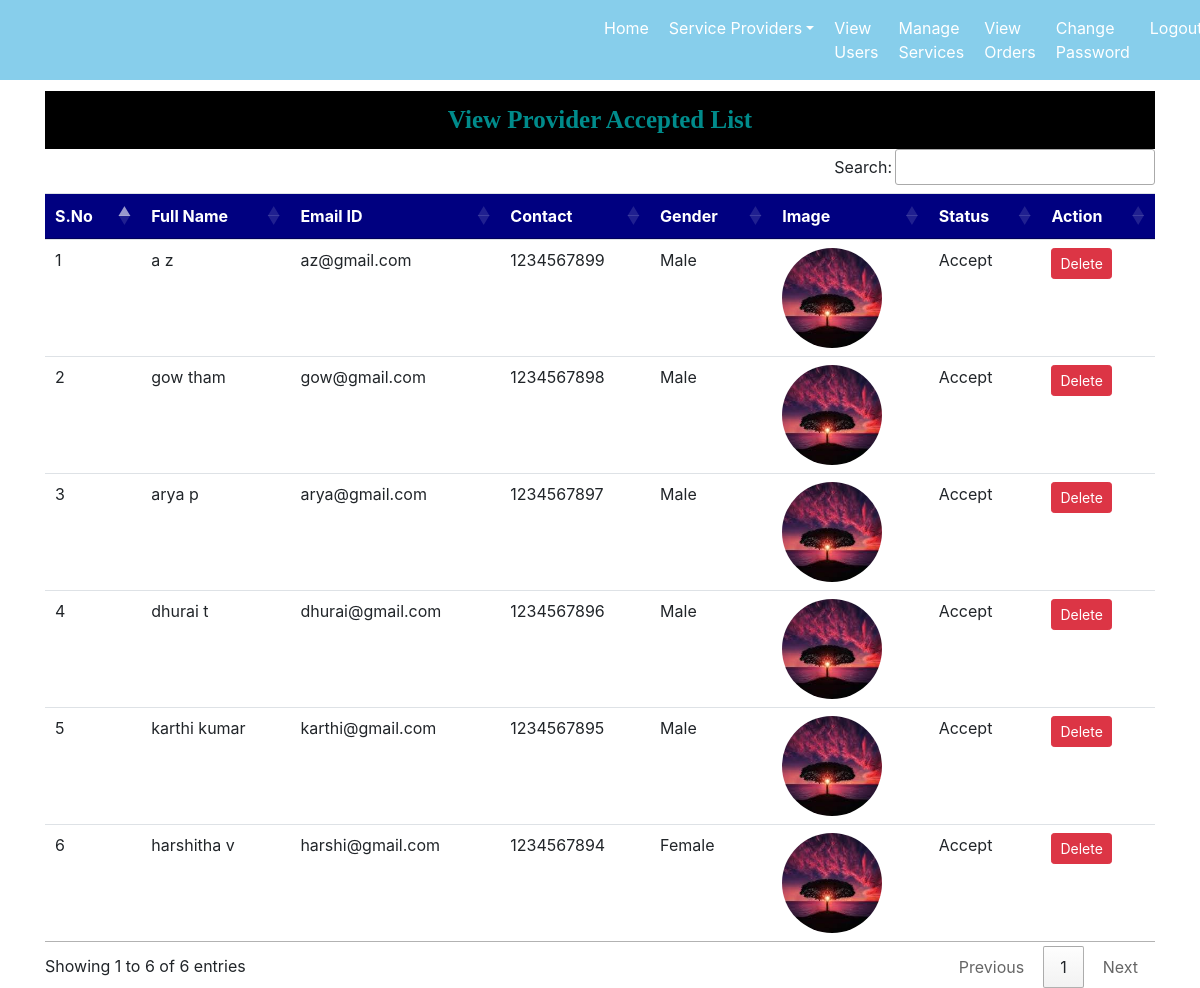
Page /provider_all/ (signed in) on the committed database.
### servicefinder/models.py (models this page shows, shortened)
class Provider(models.Model):
    user = models.ForeignKey(User, on_delete=models.CASCADE, null=True)
    mobile = models.CharField(max_length=15, null=True)
    image = models.FileField(null=True)
    gender = models.CharField(max_length=15, null=True)
    type = models.CharField(max_length=15, null=True)
    status = models.CharField(max_length=15, null=True)

### servicefinder/views.py (the view)
# urls.py: path('provider_all/',provider_all, name='provider_all'),
def provider_all(request):
    if not request.user.is_authenticated:
        return redirect('admin_login')
    data=Provider.objects.all()
    d={'data':data}
    return render(request,'provider_all.html',d)

### servicefinder/templates/provider_all.html (shortened to what this page needs)
{% block body %}
{% include 'admin_navigation.html' %}
{% load static %}
<div class="container">
    <div class="marquee">
        View Provider Accepted List
    </div>
    <table class="table table-hover" id="example">
        <thead>
            <tr class="table-header">
                <th>S.No</th>
                <th>Full Name</th>
                <th>Email ID</th>
                <th>Contact</th>
                <th>Gender</th>
                <th>Image</th>
                <th>Status</th>
                <th>Action</th>
            </tr>
        </thead>
        <tbody>
            {% for i in data %}
                <tr class="table-row">
                    <td>{{ forloop.counter }}</td>
                    <td>{{ i.user.first_name }} {{ i.user.last_name }}</td>
                    <td>{{ i.user.username }}</td>
                    <td>{{ i.mobile }}</td>
                    <td>{{ i.gender }}</td>
                    {% if i.image %}
                        <td><img src="{{ i.image.url }}"></td>
                    {% else %}
                        <td>No image</td>
                    {% endif %}
                    <td>{{ i.status }}</td>
                    <td><a href="{% url 'delete_provider' i.user.id %}" class="btn btn-danger btn-sm">Delete</a></td>
                </tr>
            {% endfor %}
        </tbody>
    </table>
</div>
<link rel="stylesheet" type="text/css" href="https://cdn.datatables.net/1.11.5/css/jquery.dataTables.css">
<link rel="stylesheet" type="text/css" href="https://cdn.datatables.net/buttons/2.2.2/css/buttons.dataTables.min.css">
{% endblock %}

### servicefinder/templates/provider_all.html (style rules this page uses)
.table-header { background-color: #000080; color: white; }
.table-row { background-color: #DEB887; }
.table-row img { width: 100px; height: 100px; border-radius: 50%; }
.marquee { font-family: 'Monotype Corsiva'; font-size: 25px; color: darkcyan; background-color: black; font-weight: bold; margin-top: 1%; padding: 10px; text-align: center; }

### rows in the picture
Provider: user.first_name "a", user.last_name "z", user.username "az@gmail.com", mobile "1234567899", gender "Male", image (picture), status "Accept"
Provider: user.first_name "gow", user.last_name "tham", user.username "gow@gmail.com", mobile "1234567898", gender "Male", image (picture), status "Accept"
Provider: user.first_name "arya", user.last_name "p", user.username "arya@gmail.com", mobile "1234567897", gender "Male", image (picture), status "Accept"
Provider: user.first_name "dhurai", user.last_name "t", user.username "dhurai@gmail.com", mobile "1234567896", gender "Male", image (picture), status "Accept"
Provider: user.first_name "karthi", user.last_name "kumar", user.username "karthi@gmail.com", mobile "1234567895", gender "Male", image (picture), status "Accept"
Provider: user.first_name "harshitha", user.last_name "v", user.username "harshi@gmail.com", mobile "1234567894", gender "Female", image (picture), status "Accept"
